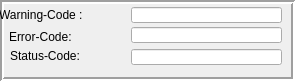
   <widget class="QFrame" name="frame_8">
    <property name="geometry">
     <rect>
      <x>516</x>
      <y>93</y>
      <width>295</width>
      <height>81</height>
     </rect>
    </property>
    <property name="frameShape">
     <enum>QFrame::Box</enum>
    </property>
    <property name="frameShadow">
     <enum>QFrame::Sunken</enum>
    </property>
    <property name="lineWidth">
     <number>2</number>
    </property>
    <widget class="caLabel" name="calabel_17">
     <property name="geometry">
      <rect>
       <x>-1</x>
       <y>4</y>
       <width>121</width>
       <height>21</height>
      </rect>
     </property>
     <property name="text">
      <string>Warning-Code :</string>
     </property>
     <property name="textFormat">
      <enum>Qt::PlainText</enum>
     </property>
     <property name="background">
      <color alpha="0">
       <red>0</red>
       <green>0</green>
       <blue>0</blue>
      </color>
     </property>
    </widget>
    <widget class="caLabel" name="calabel_18">
     <property name="geometry">
      <rect>
       <x>9</x>
       <y>26</y>
       <width>111</width>
       <height>21</height>
      </rect>
     </property>
     <property name="text">
      <string>Error-Code:</string>
     </property>
     <property name="textFormat">
      <enum>Qt::PlainText</enum>
     </property>
     <property name="background">
      <color alpha="0">
       <red>0</red>
       <green>0</green>
       <blue>0</blue>
      </color>
     </property>
    </widget>
    <widget class="caLineEdit" name="calineedit_16">
     <property name="geometry">
      <rect>
       <x>131</x>
       <y>27</y>
       <width>151</width>
       <height>16</height>
      </rect>
     </property>
     <property name="channel" stdset="0">
      <string notr="true">$(NAME):ERRCODE </string>
     </property>
     <property name="background">
      <color>
       <red>200</red>
       <green>200</green>
       <blue>200</blue>
      </color>
     </property>
     <property name="colorMode">
      <enum>caLineEdit::Static</enum>
     </property>
     <property name="formatType">
      <enum>caLineEdit::hexadecimal</enum>
     </property>
    </widget>
    <widget class="caLineEdit" name="calineedit_17">
     <property name="geometry">
      <rect>
       <x>131</x>
       <y>49</y>
       <width>151</width>
       <height>16</height>
      </rect>
     </property>
     <property name="channel" stdset="0">
      <string notr="true">$(NAME):STATUSCODE </string>
     </property>
     <property name="background">
      <color>
       <red>200</red>
       <green>200</green>
       <blue>200</blue>
      </color>
     </property>
     <property name="colorMode">
      <enum>caLineEdit::Static</enum>
     </property>
    </widget>
    <widget class="caLabel" name="calabel_19">
     <property name="geometry">
      <rect>
       <x>10</x>
       <y>45</y>
       <width>111</width>
       <height>21</height>
      </rect>
     </property>
     <property name="text">
      <string>Status-Code:</string>
     </property>
     <property name="textFormat">
      <enum>Qt::PlainText</enum>
     </property>
     <property name="background">
      <color alpha="0">
       <red>0</red>
       <green>0</green>
       <blue>0</blue>
      </color>
     </property>
    </widget>
    <widget class="caLineEdit" name="calineedit_18">
     <property name="geometry">
      <rect>
       <x>131</x>
       <y>7</y>
       <width>151</width>
       <height>16</height>
      </rect>
     </property>
     <property name="channel" stdset="0">
      <string notr="true">$(NAME):WARNCODE</string>
     </property>
     <property name="background">
      <color>
       <red>200</red>
       <green>200</green>
       <blue>200</blue>
      </color>
     </property>
     <property name="colorMode">
      <enum>caLineEdit::Static</enum>
     </property>
     <property name="formatType">
      <enum>caLineEdit::hexadecimal</enum>
     </property>
    </widget>
   </widget>
